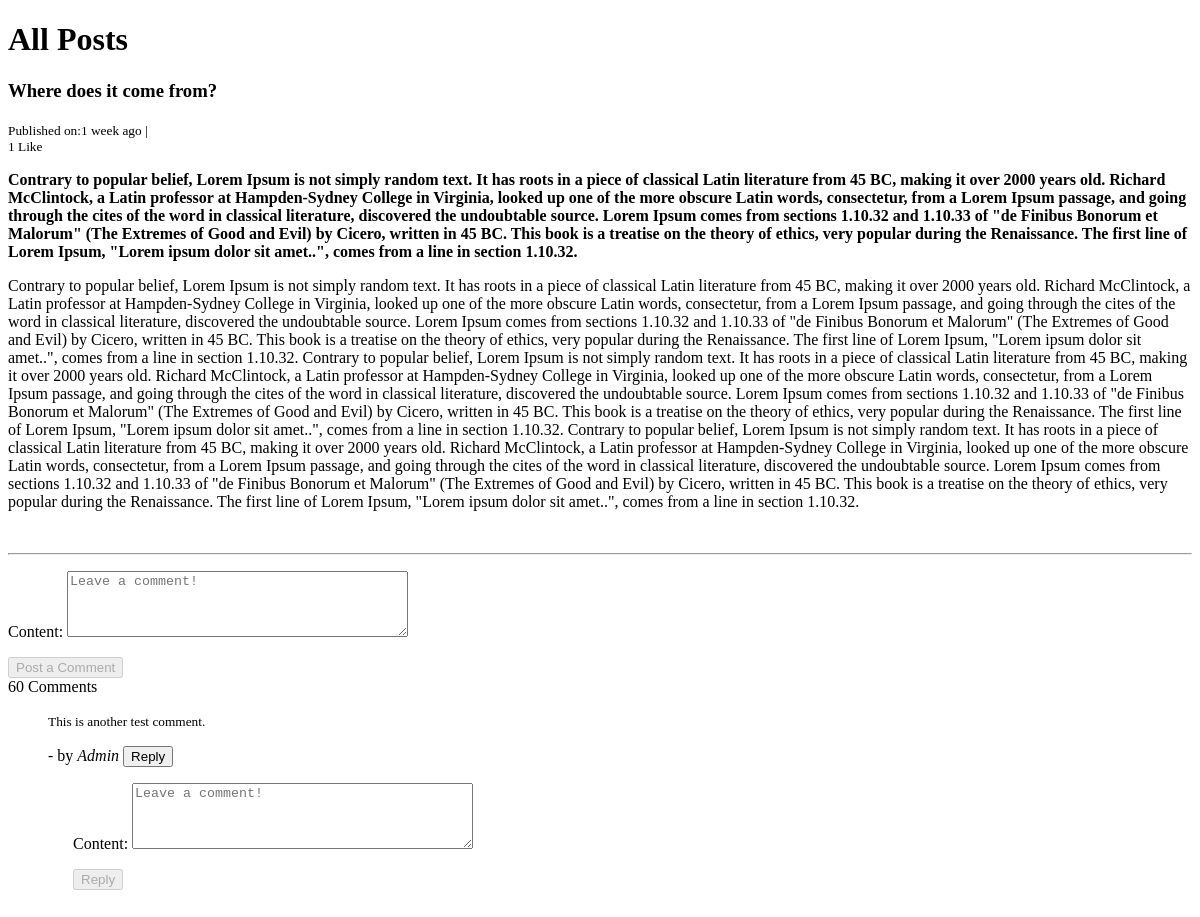
/blog/where-does-it-come/, run on the app's committed database.
### djaxifyapp/models.py (models this page shows, shortened)
class Post(models.Model):
    title = models.CharField(max_length=100)
    slug = models.SlugField(null=False, unique=True)
    overview = models.TextField()
    timestamp = models.DateTimeField(auto_now_add=True)
    content = models.TextField()
    author = models.ForeignKey(Author, on_delete=models.CASCADE)
    thumbnail = models.ImageField()
    categories = models.ManyToManyField(Category)
    featured = models.BooleanField()
    likes = models.ManyToManyField(User, blank=True, related_name='likes')
    objects = models.Manager()
    class Meta:
        ordering = ['-timestamp']
        indexes = [
            models.Index(fields=['id'], name='id_index'),
        ]

class Comment(models.Model):
    user = models.ForeignKey(User, on_delete=models.CASCADE)
    timestamp = models.DateTimeField(auto_now_add=True)
    content = models.TextField()
    parent = models.ForeignKey('self',  null=True, blank=True, on_delete=models.CASCADE, related_name='replies')
    post = models.ForeignKey(
        'Post', related_name='comments', on_delete=models.CASCADE)
    objects = CommentManager()
    class Meta:
        ordering = ['-timestamp']
    def children(self): #replies
        return Comment.objects.filter(parent=self)

### djaxifyapp/views.py (the view, shortened to what this page needs)
# urls.py: path('<slug:slug>/', post_detail, name='post-detail'),
def post_detail(request, slug=None):
    post = get_object_or_404(Post, slug=slug)
    comment_form = CommentForm(request.POST or None)
    is_liked = False
    if post.likes.filter(id=request.user.id).exists():
        is_liked = True
    context = {
        'post': post,
        'is_liked': is_liked,
        'comments': post.comments.all(),
        'total_likes': post.likes.count(),
        'total_comments': post.comments.count(),
        'comment_form': comment_form,
    }
    if request.is_ajax():
        html = render_to_string('comment_section.html', context, request=request)
        return JsonResponse({'form': html})
    return render(request, 'post_detail.html', context)

### djaxifyapp/forms.py
class CommentForm(forms.ModelForm):
    content = forms.CharField(widget=forms.Textarea(attrs={
        'class': 'form-control',
        'placeholder': 'Leave a comment!',
        'id': 'usercomment',
        'rows': '4'
    }))
    class Meta:
        model = Comment
        fields = ['content', ]

### djaxifyapp/models.py (called while the page is built)
    def all(self):
        qs = super(CommentManager, self).filter(parent=None)
        return qs

### djaxify/templates/post_detail.html (shortened to what this page needs)
{% extends "base.html" %}
{% block content %}
<h1>All Posts</h1>
{% if post %}
<h3>{{post.title}}</h3>
<small>
    <span>Published on:{{post.timestamp|timesince}} ago |&nbsp;
      <div id="like-section">
        {% include 'like_section.html' %}
      </div>
    </span>
</small>
<p><b>{{post.overview}}</b></p>
<p>{{post.content}}</p>
<br>
<hr>
<div id="comment-section">
  {% include 'comment_section.html' %}
</div>
{% endif %}
{% endblock content %}

### djaxify/templates/comment_section.html (shortened to what this page needs)
{% extends "base.html" %}
{% block content %}
<div class="container-fluid mt-2">
        <form method="POST" class="comment-form" action="." > {% csrf_token %}
            {{comment_form.as_p}}
            {% if request.user.is_authenticated %}
            <input type="submit" value="Post a Comment" class="btn btn-outline-success">
            {% else %}
            <input type="submit" value="Post a Comment" class="btn btn-outline-success" disabled>
            {% endif %}
        </form>
    {{ total_comments }} Comment{{ total_comments|pluralize }}
    {% for comment in comments %}
    <blockquote class="blockquote">
        <p class="mb-0"><small>{{comment.content}}</small></p>
        <footer class="blockquote-footer"> - by <cite title="Source Title">{{comment.user|capfirst}}</cite>
            <button type="button" name="button" class="reply-btn btn btn-outline-dark btn-sm ml-2">Reply</button>
        </footer>
        <div class="comment-reply container mt-2">
            <form class="reply-form" method="POST" action=".">
                {{comment_form.as_p}}
                {% if request.user.is_authenticated %}
                <input type="submit" value="Reply" class="btn btn-outline-success">
                {% else %}
                <input type="submit" value="Reply" class="btn btn-outline-success" disabled>
                {% endif %}
            </form>
        </div>
    </blockquote>
    {% endfor %}
{% endblock content %}

### djaxify/templates/base.html (style rules this page uses)
*, *:before, *:after { box-sizing: border-box; -moz-box-sizing: border-box; -webkit-box-sizing: border-box; }
.container { position: relative; padding: 25px; }
.container:last-of-type { padding-top: 0px; }

### data on the page
Post: title "Where does it come from?", timestamp "1 week", overview "Contrary to popular belief, Lorem Ipsum is not simply random text. It has roots in a piece of classical Latin literature from 45 BC, making it over 2000 years old. Richard McClintock, a Latin professor at Hampden-Sydney College in Virginia, looked up one of the more obscure Latin words, consectetur, from a Lorem Ipsum passage, and going through the cites of the word in classical literature, discovered the undoubtable source. Lorem Ipsum comes from sections 1.10.32 and 1.10.33 of \"de Finibus Bonorum et Malorum\" (The Extremes of Good and Evil) by Cicero, written in 45 BC. This book is a treatise on the theory of ethics, very popular during the Renaissance. The first line of Lorem Ipsum,…", content "Contrary to popular belief, Lorem Ipsum is not simply random text. It has roots in a piece of classical Latin literature from 45 BC, making it over 2000 years old. Richard McClintock, a Latin professor at Hampden-Sydney College in Virginia, looked up one of the more obscure Latin words, consectetur, from a Lorem Ipsum passage, and going through the cites of the word in classical literature, discovered the undoubtable source. Lorem Ipsum comes from sections 1.10.32 and 1.10.33 of \"de Finibus Bonorum et Malorum\" (The Extremes of Good and Evil) by Cicero, written in 45 BC. This book is a treatise on the theory of ethics, very popular during the Renaissance. The first line of Lorem Ipsum,…"
Comment: content "This is another test comment.", user "Admin"

### other printed values
{{ total_likes }} "1"
{{ total_comments }} "60"
